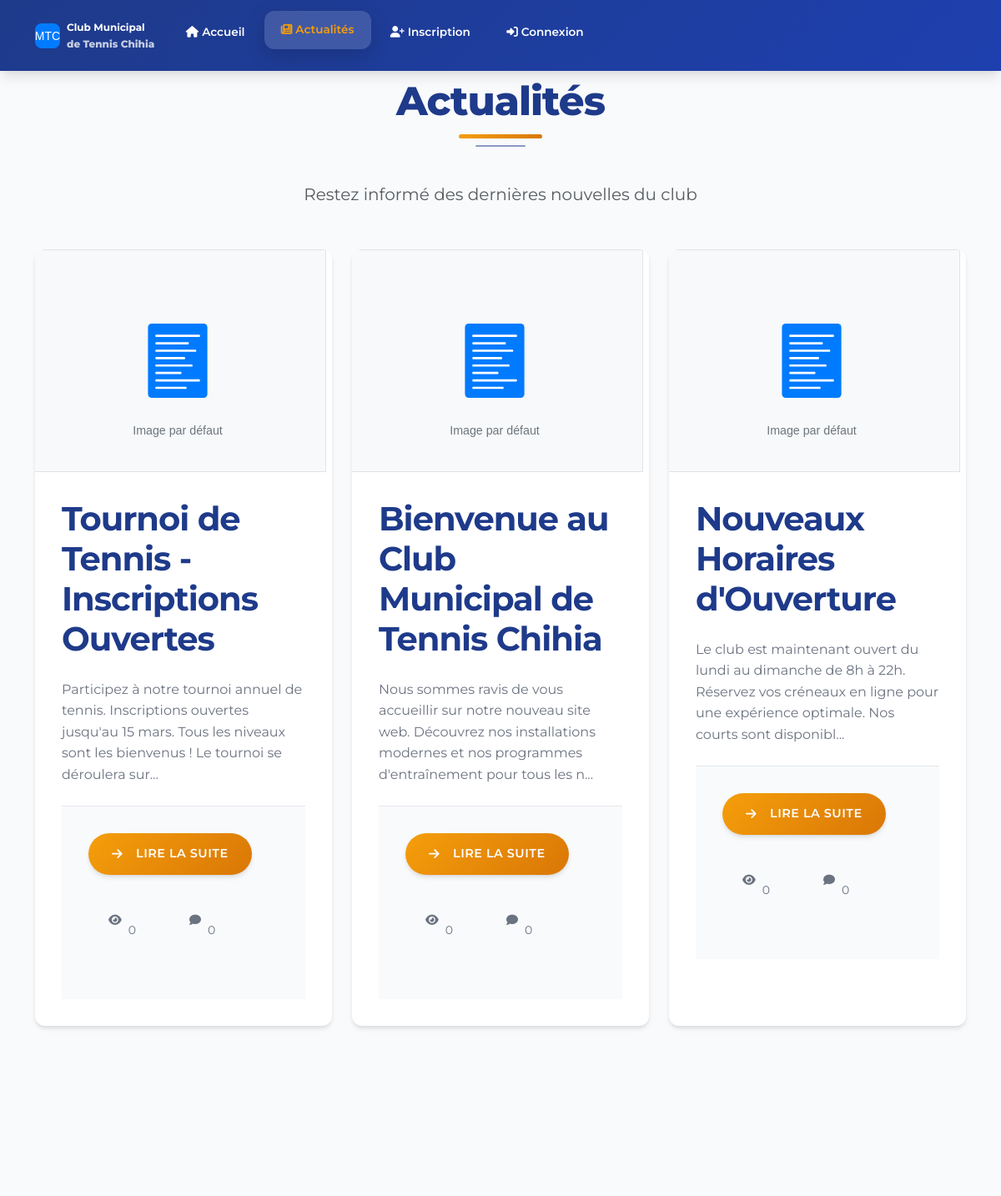
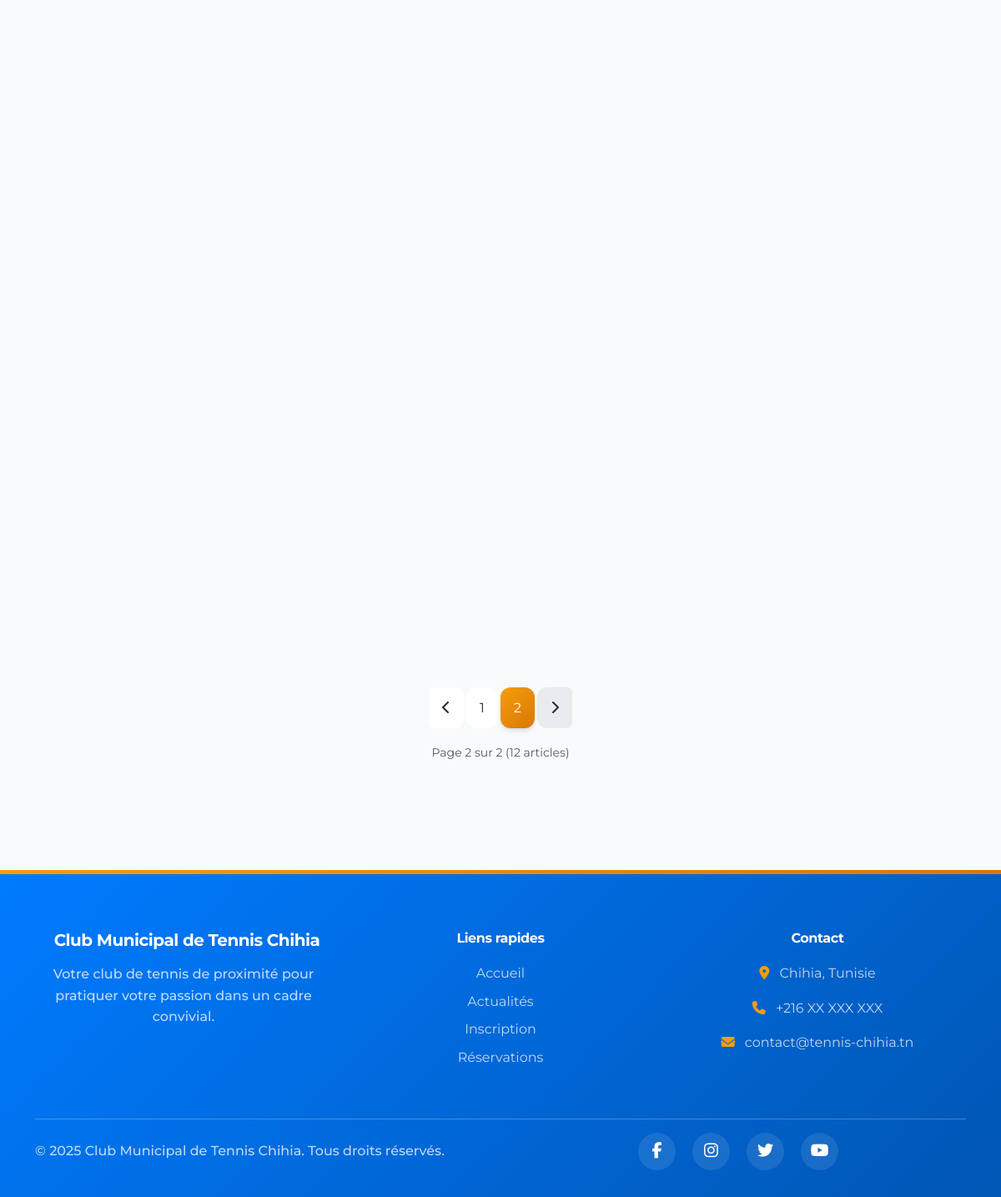
/articles?page=2&per_page=6, run on the app's committed database (2 pictures, top to bottom).
### tables this page shows
CREATE TABLE articles (
            id INTEGER PRIMARY KEY AUTOINCREMENT,
            title TEXT NOT NULL,
            content TEXT NOT NULL,
            image_path TEXT,
            created_at TEXT NOT NULL
        );

### app.py (the view)
@app.get("/articles", response_class=HTMLResponse)
async def articles_list(request: Request) -> HTMLResponse:
    try:
        page = int(request.query_params.get("page", 1))
        per_page = int(request.query_params.get("per_page", 6))  # 6 articles par page
        offset = (page - 1) * per_page
        conn = get_db_connection()
        if hasattr(conn, '_is_mysql') and conn._is_mysql:
            from database import get_mysql_cursor_with_names, convert_mysql_result
            execute_with_names = get_mysql_cursor_with_names(conn)
            cur = conn.cursor()
            cur.execute("SELECT COUNT(*) FROM articles")
            total_articles = cur.fetchone()[0]
            cur, column_names = execute_with_names("""
                SELECT id, title, content, image_path, created_at,
                       COALESCE(image_path, '') as image_path_clean
                FROM articles
                ORDER BY created_at DESC
                LIMIT %s OFFSET %s
            """, (per_page, offset))
            articles = cur.fetchall()
            articles = [convert_mysql_result(article, column_names) for article in articles]
        else:
            cur = conn.cursor()
            cur.execute("SELECT COUNT(*) FROM articles")
            total_articles = cur.fetchone()[0]
            cur.execute("""
                SELECT id, title, content, image_path, created_at,
                       COALESCE(image_path, '') as image_path_clean
                FROM articles
                ORDER BY created_at DESC
                LIMIT ? OFFSET ?
            """, (per_page, offset))
            articles = cur.fetchall()
        conn.close()
        user = get_current_user(request)
        total_pages = max(1, (total_articles + per_page - 1) // per_page)
        has_prev = page > 1
        has_next = page < total_pages
        pagination_links = []
        if total_pages > 1:
            start_page = max(1, page - 2)
            end_page = min(total_pages, page + 2)
            for p in range(start_page, end_page + 1):
                pagination_links.append({
                    'page': p,
                    'is_current': p == page,
                    'url': f"/articles?page={p}&per_page={per_page}"
                })
        return templates.TemplateResponse(
            "articles.html",
            {
                "request": request,
                "user": user,
                "articles": articles,
                "pagination": {
                    "current_page": page,
                    "total_pages": total_pages,
                    "total_articles": total_articles,
                    "per_page": per_page,
                    "has_prev": has_prev,
                    "has_next": has_next,
                    "prev_url": f"/articles?page={page-1}&per_page={per_page}" if has_prev else None,
                    "next_url": f"/articles?page={page+1}&per_page={per_page}" if has_next else None,
                    "links": pagination_links
                },
            },
        )
    except Exception as e:
        print(f"❌ Erreur lors de la récupération des articles: {e}")
        user = get_current_user(request)
        return templates.TemplateResponse(
            "articles.html",
            {
                "request": request,
                "user": user,
                "articles": [],
                "error": f"Erreur lors du chargement des articles: {str(e)}"
            },
        )

### templates/articles.html (shortened to what this page needs)
{% extends "layout.html" %}
{% block content %}
<section class="articles-section py-5">
    <div class="container">
        <div class="page-header text-center mb-5">
            <h2 class="section-title">Actualités</h2>
            <p class="lead text-muted">Restez informé des dernières nouvelles du club</p>
        </div>
        {% if articles %}
            <div class="row">
                {% for article in articles %}
                    {% set article_lang = detect_language(article.title + ' ' + (article.content or '')) %}
                    {% set article_direction = get_text_direction(article_lang) %}
                    {% set article_align = get_text_align(article_lang) %}
                    <div class="col-lg-6 col-xl-4 mb-4">
                        <div class="article-card h-100 article-{{ article_direction }}">
                            <div class="article-image-wrapper">
                                                                 {% if article.image_path and article.image_path != '' %}
                                     <img src="{{ article.image_path }}"
                                          class="article-image"
                                          alt="Image de l'article {{ article.title }}"
                                          loading="lazy">
                                {% else %}
                                    <div class="article-placeholder">
                                        <i class="fas fa-newspaper fa-3x text-muted"></i>
                                        <p class="text-muted mt-2">Aucune image</p>
                                    </div>
                                {% endif %}
                            </div>
                            <div class="article-content">
                                <h3 class="article-title article-title-{{ article_direction }}">{{ article.title }}</h3>
                                <p class="article-excerpt article-content-{{ article_direction }}">
                                    {% if article.content %}
                                        {{ article.content[:150] }}{% if article.content|length > 150 %}...{% endif %}
                                    {% else %}
                                        Aucun contenu disponible
                                    {% endif %}
                                </p>
                                <div class="article-footer">
                                    <a href="/articles/{{ article.id }}" class="btn btn-primary btn-sm">
                                        <i class="fas fa-arrow-right me-2"></i>Lire la suite
                                    </a>
                                    <div class="article-stats">
                                        <span class="stat-item">
                                            <i class="fas fa-eye me-1"></i>
                                            <span class="stat-value">0</span>
                                        </span>
                                        <span class="stat-item">
                                            <i class="fas fa-comment me-1"></i>
                                            <span class="stat-value">0</span>
                                        </span>
                                    </div>
                                </div>
                            </div>
                        </div>
                    </div>
                {% endfor %}
            </div>
            {% if pagination and pagination.total_pages > 1 %}
                <div class="pagination-wrapper text-center mt-5">
                    <nav aria-label="Navigation des articles">
                        <ul class="pagination justify-content-center">
                            <li class="page-item {% if not pagination.has_prev %}disabled{% endif %}">
                                <a class="page-link" href="{{ pagination.prev_url if pagination.has_prev else '#' }}" {% if not pagination.has_prev %}tabindex="-1" aria-disabled="true"{% endif %}>
                                    <i class="fas fa-chevron-left"></i>
                                </a>
                            </li>
                            {% for link in pagination.links %}
                                <li class="page-item {% if link.is_current %}active{% endif %}">
                                    <a class="page-link" href="{{ link.url }}">{{ link.page }}</a>
                                </li>
                            {% endfor %}
                            <li class="page-item {% if not pagination.has_next %}disabled{% endif %}">
                                <a class="page-link" href="{{ pagination.next_url if pagination.has_next else '#' }}" {% if not pagination.has_next %}tabindex="-1" aria-disabled="true"{% endif %}>
                                    <i class="fas fa-chevron-right"></i>
                                </a>
                            </li>
                        </ul>
                    </nav>
                    <div class="text-center mt-2">
                        <small class="text-muted">
                            Page {{ pagination.current_page }} sur {{ pagination.total_pages }}
                            ({{ pagination.total_articles }} article{{ 's' if pagination.total_articles > 1 else '' }})
                        </small>
                    </div>
                </div>
            {% endif %}
        {% endif %}
    </div>
</section>
{% endblock %}

### static/css/custom.css (style rules this page uses)
section { position: relative; }
a { transition: all 0.3s ease; }
.btn { transition: all 0.3s ease; border-radius: 25px; }
@media (prefers-reduced-motion: no-preference) { .btn { transition: all 0.3s cubic-bezier(0.4, 0, 0.2, 1); } }
section { animation: fadeInUp 0.8s ease-out; }
.lead { line-height: 1.8; font-weight: 400; }
h1, h2, h3, h4, h5, h6 { font-weight: 600; }
.btn-primary, .btn-danger, .btn-info, .btn-success { font-weight: 600; text-transform: uppercase; letter-spacing: 0.5px; font-size: 0.9rem; }

### static/css/performance.css (style rules this page uses)
.btn { will-change: transform; transform: translateZ(0); }
* { transition-timing-function: cubic-bezier(0.4, 0, 0.2, 1); }
html { scroll-behavior: smooth; }

### static/css/rtl.css (style rules this page uses)
.article-ltr { direction: ltr; text-align: left; }
.article-title-ltr { direction: ltr; text-align: left; font-weight: bold; }
.article-content-ltr { direction: ltr; text-align: left; line-height: 1.6; }
.article-ltr .btn { float: left; }
.article-ltr .article-image { float: left; margin-right: 15px; margin-left: 0; }

### templates/layout.html (style rules this page uses)
:root { --primary-color:#1e3a8a;--accent-color:#f59e0b;--secondary-color:#fff;--text-color:#1f2937;--border-radius:.75rem }
* { box-sizing:border-box }
html { scroll-behavior:smooth }
body { font-family:'Montserrat',-apple-system,BlinkMacSystemFont,'Segoe UI',Roboto,sans-serif;background-color:#f8fafc;color:#1f2937;line-height:1.6;margin:0;padding:0;font-weight:400;overflow-x:hidden }
.btn { font-weight:600;border-radius:.75rem;padding:.875rem 1.75rem;transition:all .4s cubic-bezier(.4,0,.2,1);border:none;position:relative;overflow:hidden;text-decoration:none;display:inline-flex;align-items:center;justify-content:center;gap:.5rem }
.btn-primary { background:linear-gradient(135deg,#f59e0b 0%,#d97706 100%);color:#fff;box-shadow:0 4px 6px -1px rgba(0,0,0,.1),0 2px 4px -1px rgba(0,0,0,.06) }
section { padding:100px 0;position:relative }
.section-title { text-align:center;font-size:clamp(2rem,4vw,3rem);font-weight:800;margin-bottom:4rem;color:#1e3a8a;position:relative;letter-spacing:-.02em }

### data on the page
articles: image_path (placeholder picture), title "Tournoi de Tennis - Inscriptions Ouvertes", content "Participez à notre tournoi annuel de tennis. Inscriptions ouvertes jusqu'au 15 mars. Tous les niveaux sont les bienvenus ! Le tournoi se déroulera sur"
articles: image_path (placeholder picture), title "Bienvenue au Club Municipal de Tennis Chihia", content "Nous sommes ravis de vous accueillir sur notre nouveau site web. Découvrez nos installations modernes et nos programmes d'entraînement pour tous les n"
articles: image_path (placeholder picture), title "Nouveaux Horaires d'Ouverture", content "Le club est maintenant ouvert du lundi au dimanche de 8h à 22h. Réservez vos créneaux en ligne pour une expérience optimale. Nos courts sont disponibl"

### other printed values
{{ link.page }} "1" "2"
{{ pagination.current_page }} "2"
{{ pagination.total_pages }} "2"
{{ pagination.total_articles }} "12"
{{ 's' if pagination.total_articles > 1 else '' }} "s"
